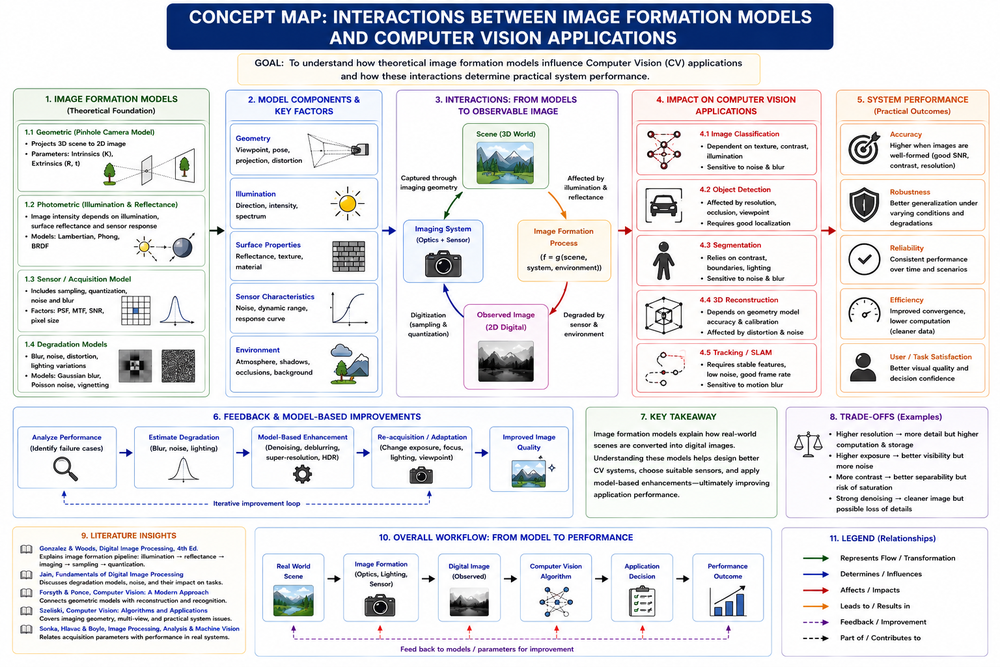
#> input picture CO1/AT2/AT2-Q15.png, 1000 x 667 px, shrunk from 1536 x 1024 before the run, found by its file name
$ python experiment_17.py   (older library calls are emulated)
#> lines starting #> are read from the running program, lines starting #| are printed output that depends on the picture
# -*- coding: utf-8 -*-
"""EXPERIMENT-17.ipynb

Automatically generated by Colab.

Original file is located at
    https://colab.research.google.com/drive/1OYS-pIo-zYNdxGovCbWEBSfS4yWMACmw
"""

import cv2
import numpy as np
from google.colab import files
from google.colab.patches import cv2_imshow

# Upload the image
uploaded = files.upload()
#> the answer given: AT2-Q15.png

# Get uploaded image filename
filename = next(iter(uploaded))

# Read image in grayscale
img = cv2.imread(filename, cv2.IMREAD_GRAYSCALE)
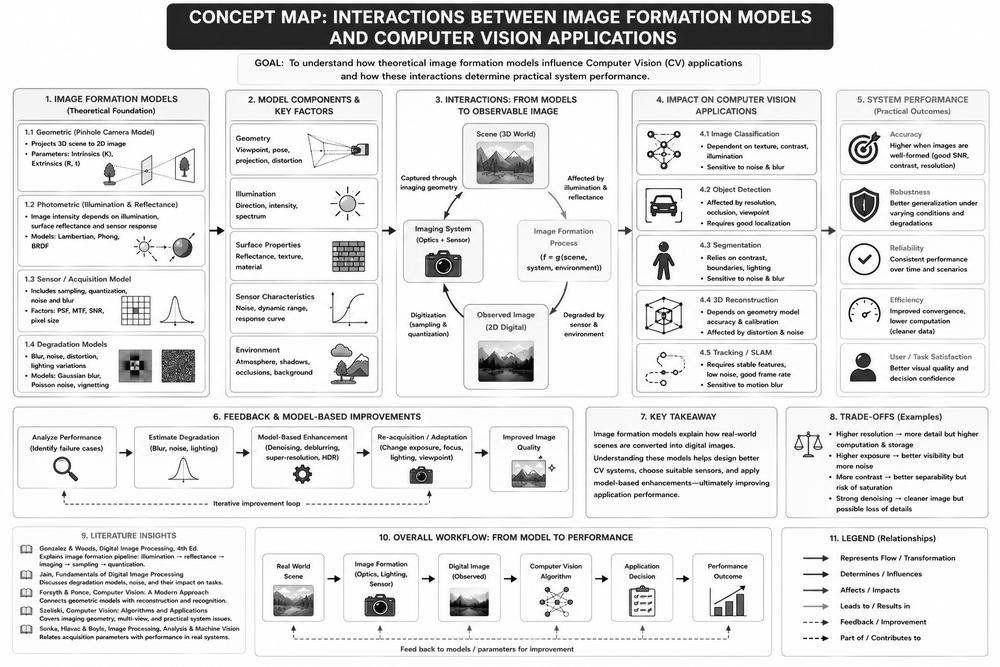
#> img: shape (667, 1000); min 0, max 255, mean 226.7

# Check if image is loaded
if img is None:
    print("Error: Image could not be loaded.")
else:
    # Sobel X edge detection
    sobel_x = cv2.Sobel(
        img,
        cv2.CV_8U,
        1, 0,
        ksize=5
    )
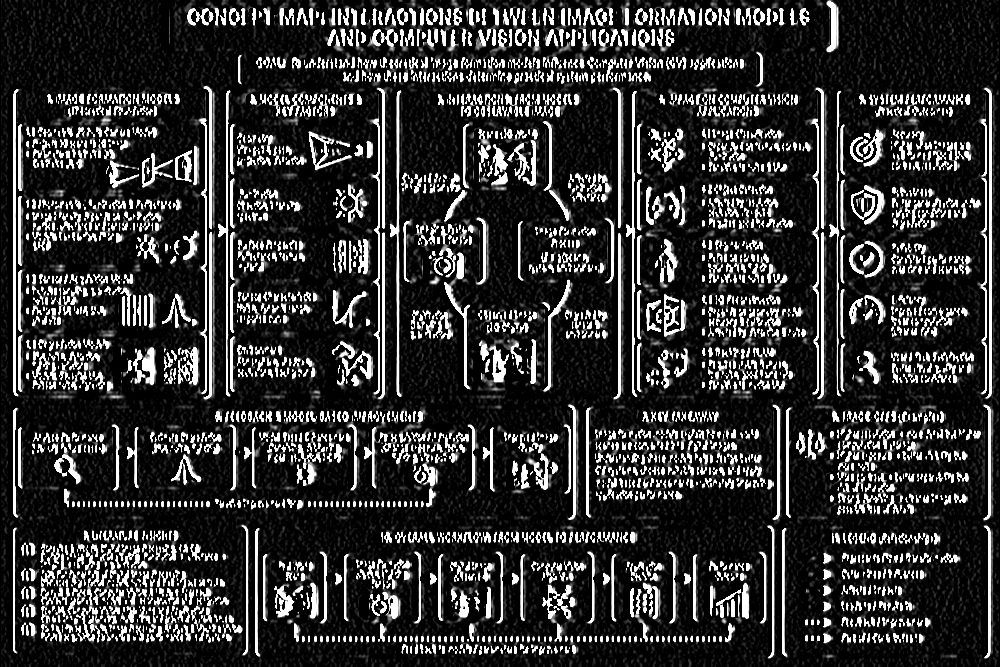
#> sobel_x: shape (667, 1000); min 0, max 255, mean 51.3

    # Display original image
    print("Original Image:")
    cv2_imshow(img)

    # Display Sobel X result
    print("Sobel X Edge Detection:")
    cv2_imshow(sobel_x)

    # Save the output
    cv2.imwrite("sobel_x.jpg", sobel_x)

    print("Sobel X image saved as sobel_x.jpg")

$ run again, on CO1/AT2/Q01/AT2-Q01.png
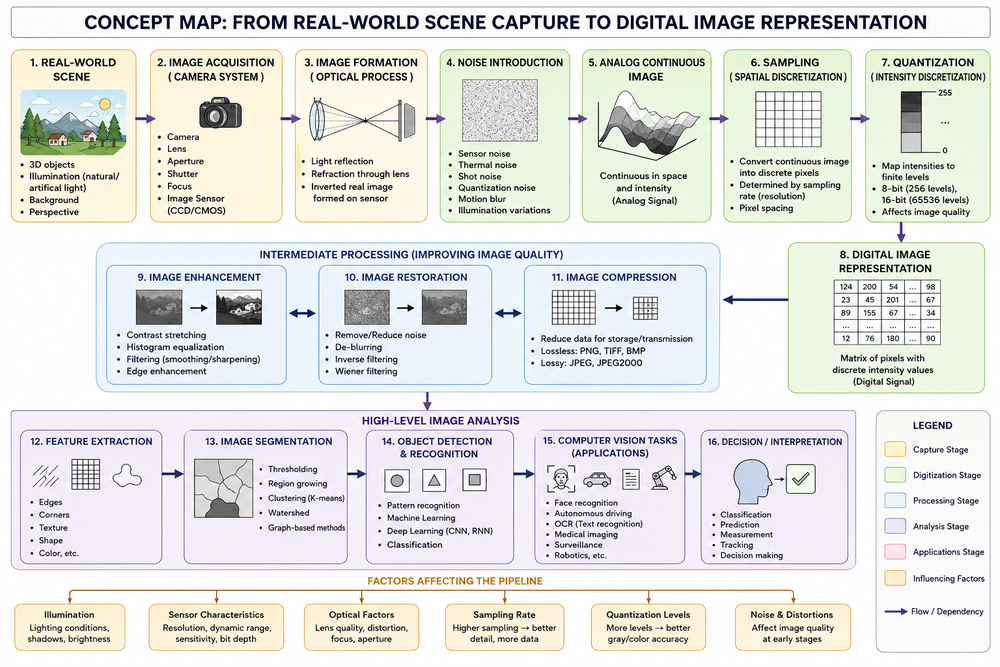
#> input picture CO1/AT2/Q01/AT2-Q01.png, 1000 x 667 px, shrunk from 1536 x 1024 before the run, found by its file name
#> `img = cv2.imread(filename, cv2.IMREAD_GRAYSCALE)`:
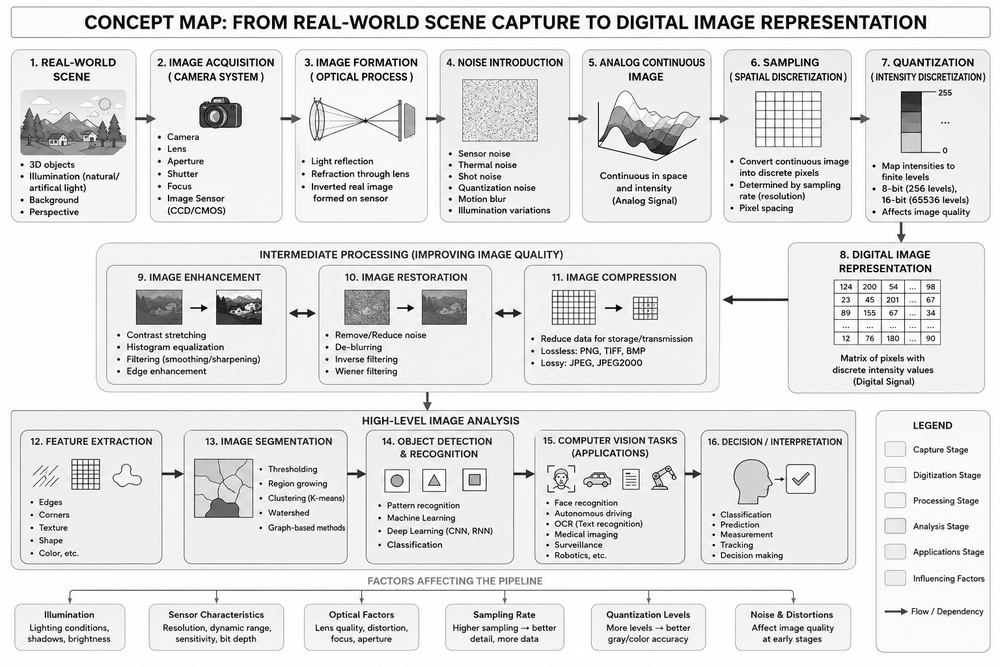
#> img: shape (667, 1000); min 0, max 255, mean 227.1
#> `sobel_x = cv2.Sobel( img, cv2.CV_8U, 1, 0, ksize=5 )`:
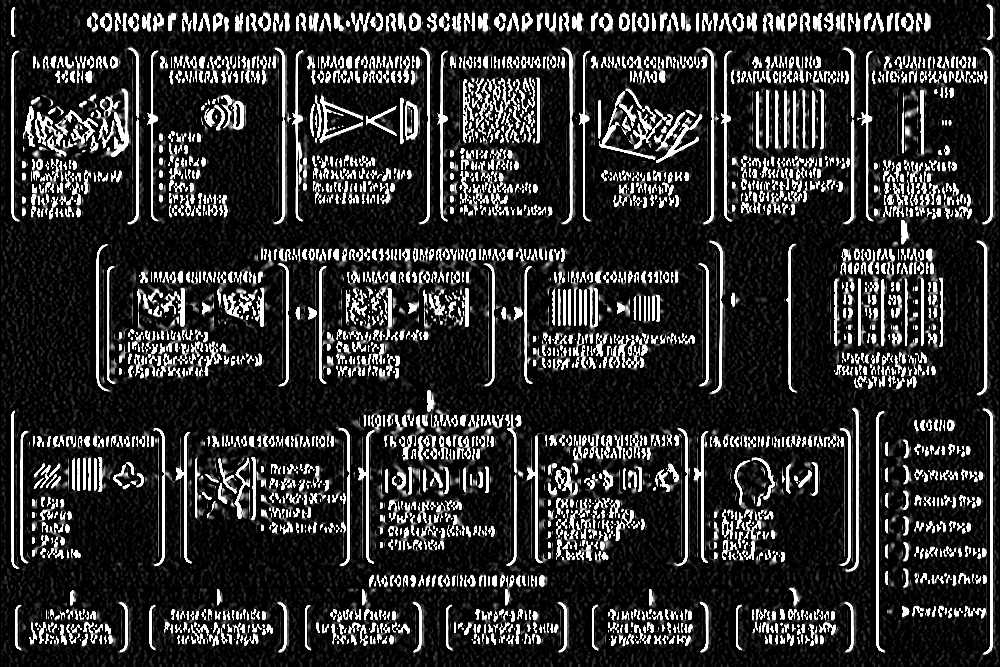
#> sobel_x: shape (667, 1000); min 0, max 255, mean 46.9

$ run again, on CO1/AT2/Q02/AT2-Q02.png
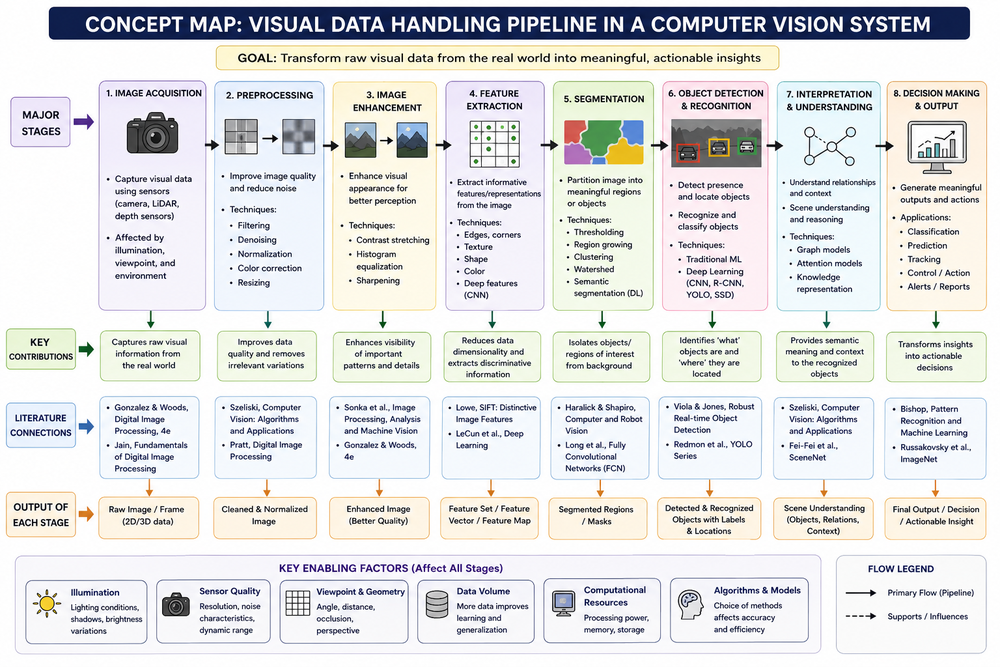
#> input picture CO1/AT2/Q02/AT2-Q02.png, 1000 x 667 px, shrunk from 1536 x 1024 before the run, found by its file name
#> `img = cv2.imread(filename, cv2.IMREAD_GRAYSCALE)`:
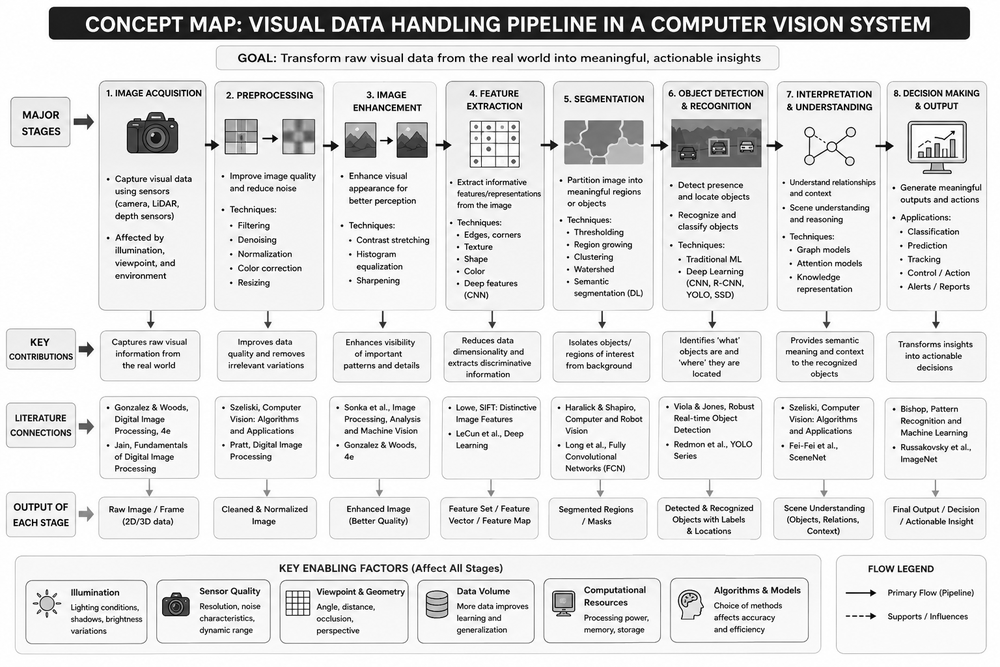
#> img: shape (667, 1000); min 0, max 255, mean 223.5
#> `sobel_x = cv2.Sobel( img, cv2.CV_8U, 1, 0, ksize=5 )`:
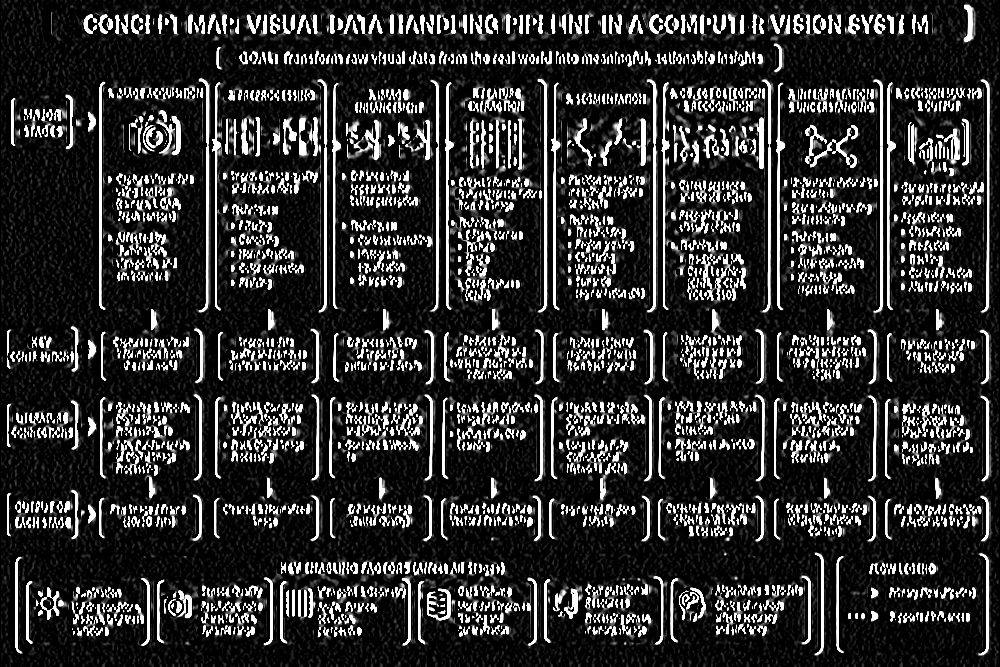
#> sobel_x: shape (667, 1000); min 0, max 255, mean 48.2
